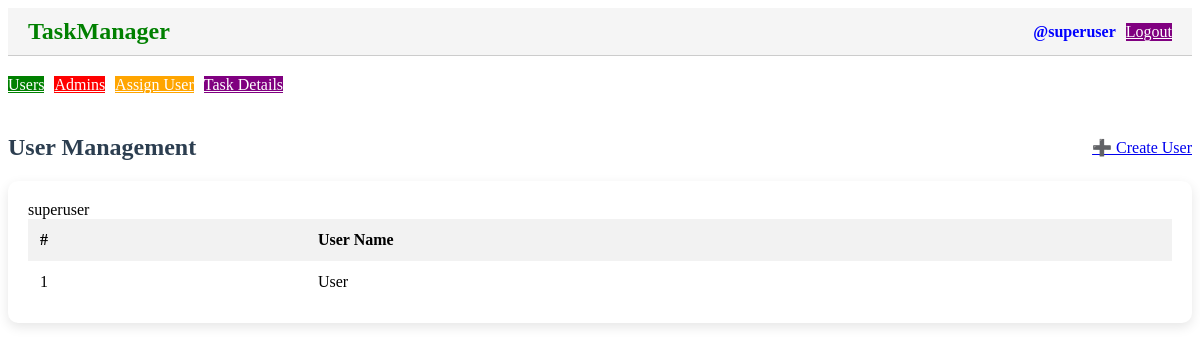
The page /adminpanel/ (signed in) on the database as committed earlier.
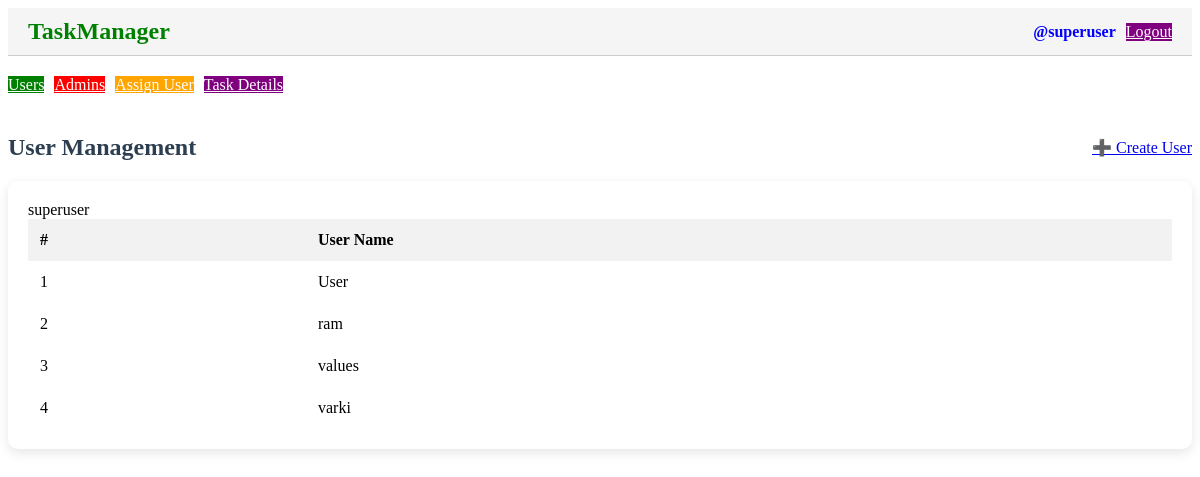
The same page on the database as committed later.
### taskmanager/models.py (models this page shows)
class CustomUser(AbstractBaseUser,PermissionsMixin):
    id = models.UUIDField(primary_key=True, default=uuid.uuid4, editable=False)
    username = models.CharField(max_length=30, unique=True, null=False, blank=False)
    password = models.CharField(max_length=30, null=False)
    role = models.CharField(max_length=30, choices=Role.choices, default=Role.USER)
    is_active = models.BooleanField(default=True)
    is_staff = models.BooleanField(default=False)
    is_superuser=models.BooleanField(default=False)
    USERNAME_FIELD = 'username'
    REQUIRED_FIELDS = []
    objects = CustomUserManager()
    def __str__(self):
        return self.username

### taskmanager/views/usermanage_view.py (the view)
# urls.py: path('adminpanel/', admin_panel, name='admin_panel'),
@login_required
def admin_panel(request):
    if request.user.role not in [Role.ADMIN, Role.SUPERUSER]:
        return render(request, "login.html", {"error": "Not authorized"})
    if request.user.role == Role.ADMIN:
        assigned_user_ids = AssignedUser.objects.filter(admin=request.user).values_list('user_id', flat=True)
        users = CustomUser.objects.filter(id__in=assigned_user_ids)
        return render(request, "adminpanel.html", {
        "users": users
    })
    users = CustomUser.objects.filter(role=Role.USER)
    admins = CustomUser.objects.filter(role__in=[Role.ADMIN])
    return render(request, "adminpanel.html", {
        "users": users,
        "admins": admins
    })

### taskmanager/templates/adminpanel.html (shortened to what this page needs)
{% extends "base.html" %}
{% block content %}
<div class="admin-actions" style="margin: 20px 0;">
  <ul style="list-style: none; padding: 0; display: flex; gap: 10px;">
    <li>
      <a href="#" id="usersButton" class="mui-btn mui-btn--raised" style="background-color: green; color: white;">
        Users
      </a>
    </li>
    {% if request.user.role == 'SUPERUSER' %}
    <li>
      <a href="#" id="adminButton" class="mui-btn mui-btn--raised" style="background-color: red; color: white;">
        Admins
      </a>
    </li>
    <li>
      <a href="{% url 'assign_user' %}" id="assignUserButton" class="mui-btn mui-btn--raised" style="background-color: orange; color: white;">
        Assign User
      </a>
    </li>
    {% endif %}
     <li>
      <a href="{% url 'task_list' %}" class="mui-btn mui-btn--raised" style="background-color: purple; color: white;">
  Task Details
</a>
    </li>
  </ul>
</div>
<div id="usersList" class="list-section" style="display: block;">
  {% include "user_list.html" %}
</div>
{% endblock %}

### taskmanager/templates/user_list.html (shortened to what this page needs)
<div id="usersList" class="list-section" style="margin-top: 40px;">
    <div style="display: flex; justify-content: space-between; align-items: center; margin-bottom: 20px;">
        <h2 style="margin: 0; color: #2c3e50;">User Management</h2>
        {% if request.user.role == 'SUPERUSER' %}
        <a href="{% url 'create_user' %}?role=USER" class="mui-btn mui-btn--raised mui-btn--accent">➕ Create User</a>
        {% endif %}
    </div>
    <div style="background: #fff; padding: 20px; border-radius: 10px; box-shadow: 0 4px 12px rgba(0, 0, 0, 0.1);">
        <table class="mui-table mui-table--bordered" style="width: 100%; border-collapse: collapse;">
            <thead style="background-color: #f2f2f2;">
                <tr style="text-align: left;">
                    <th style="padding: 12px;">#</th>
                    <th style="padding: 12px;">User Name</th>
                </tr>
            </thead>
            <tbody>
                {% if users %}
                    {% for user in users %}
                    <tr>
                        <td style="padding: 12px;">{{ forloop.counter }}</td>
                        <td style="padding: 12px;">{{ user.username }}</td>
                    </tr>
                    {% endfor %}
                {% else %}
                    <tr>
                        <td colspan="2" style="padding: 12px; text-align: center;">No users found.</td>
                    </tr>
                {% endif %}
            </tbody>
        </table>
    </div>
</div>

Rows that differ between the two databases and show on the page:
added CustomUser: username "ram"
added CustomUser: username "values"
added CustomUser: username "varki"
